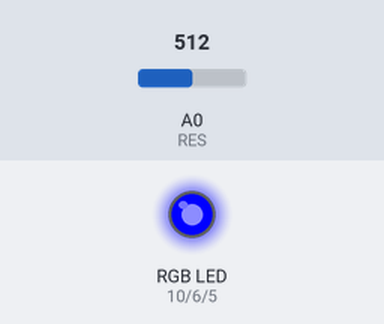
A sketch run on a simulated Arduino Uno, built with avr-gcc and run on an emulated ATmega328P. Parts: an RGB LED mixed from three pins (HIGH = lit). Inputs (shaded band) come from the test bench; at power-on: A0 (RES) = 512. Dim RGB values are drawn brighter than linear.

Above: at 1.2 s.
1.3 s: A0 (RES) set to 716
At 1.9 s:
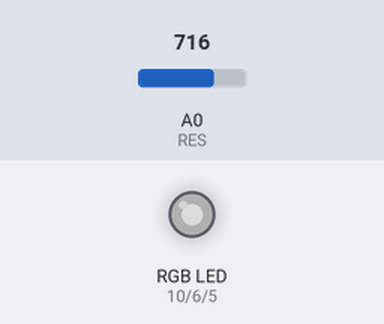
2.8 s: A0 (RES) set to 900
At 3.1 s:
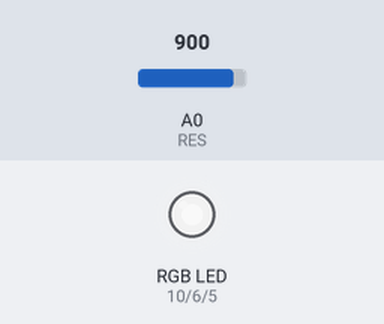
4.3 s: A0 (RES) set to 511
At 5.4 s:
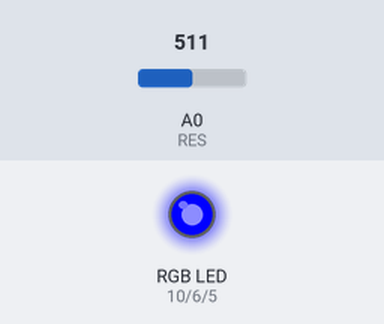
Timing chart, 0 to 7.3 s (numbered marks = the images above; inputs shaded):
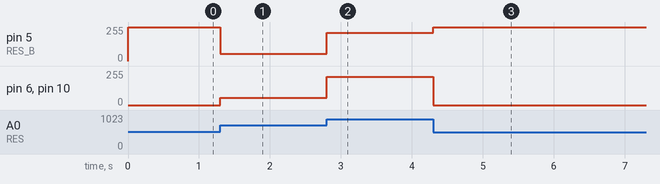

The sketch:

NightLight2.ino
```cpp
#define RES_R 10
#define RES_G 6
#define RES_B 5
#define RES 0

#include "DPL_Legacy.h"

using namespace DPL_DigitalPins;
using namespace DPL_SerialPort;

int val;

void setup() {
  pinMode(RES_R, OUTPUT);
  pinMode(RES_G, OUTPUT);
  pinMode(RES_B, OUTPUT);
  Start(9600);
  On(RES_R);
  On(RES_G);
  On(RES_B);
}

void loop() {
  val = analogRead(RES);
  val = constrain(val, 650, 950);
  val = map(val, 650, 950, 0, 255);
  if (val less 50){
    On(RES_B);
    analogWrite(RES_G, val);
    analogWrite(RES_R, val);
  }else if (val more 20 either val less 50)
  {
    analogWrite(RES_R, val - 100);
    analogWrite(RES_G, val - 100);
    analogWrite(RES_B, val - 100);
  }else{
    analogWrite(RES_R, val);
    analogWrite(RES_G, val);
    analogWrite(RES_B, val);
  }
}
```

Measured:
- after the input at 1.3 s, pin 5 (RES_B): 255/255 → 56/255 at once; pin 6 (RES_G), pin 10 (RES_R): 0/255 → 56/255 at once
- after the input at 2.8 s, pin 5 (RES_B), pin 6 (RES_G), pin 10 (RES_R): 56/255 → 212/255 at once
- after the input at 4.3 s, pin 5 (RES_B): 212/255 → 255/255 at once; pin 6 (RES_G), pin 10 (RES_R): 212/255 → 0/255 at once
